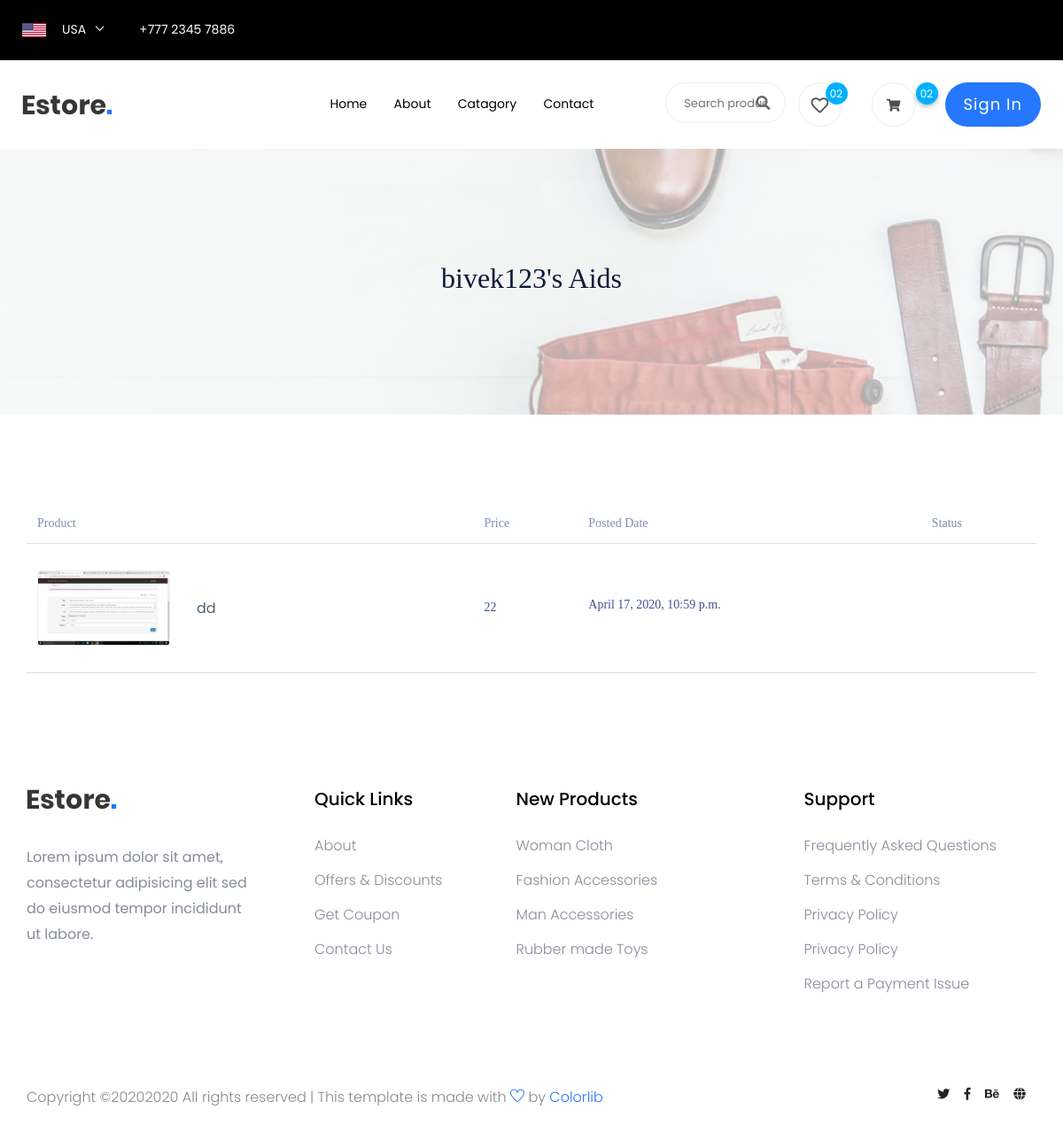
Page /product/user/bivek123 on the earlier database version.
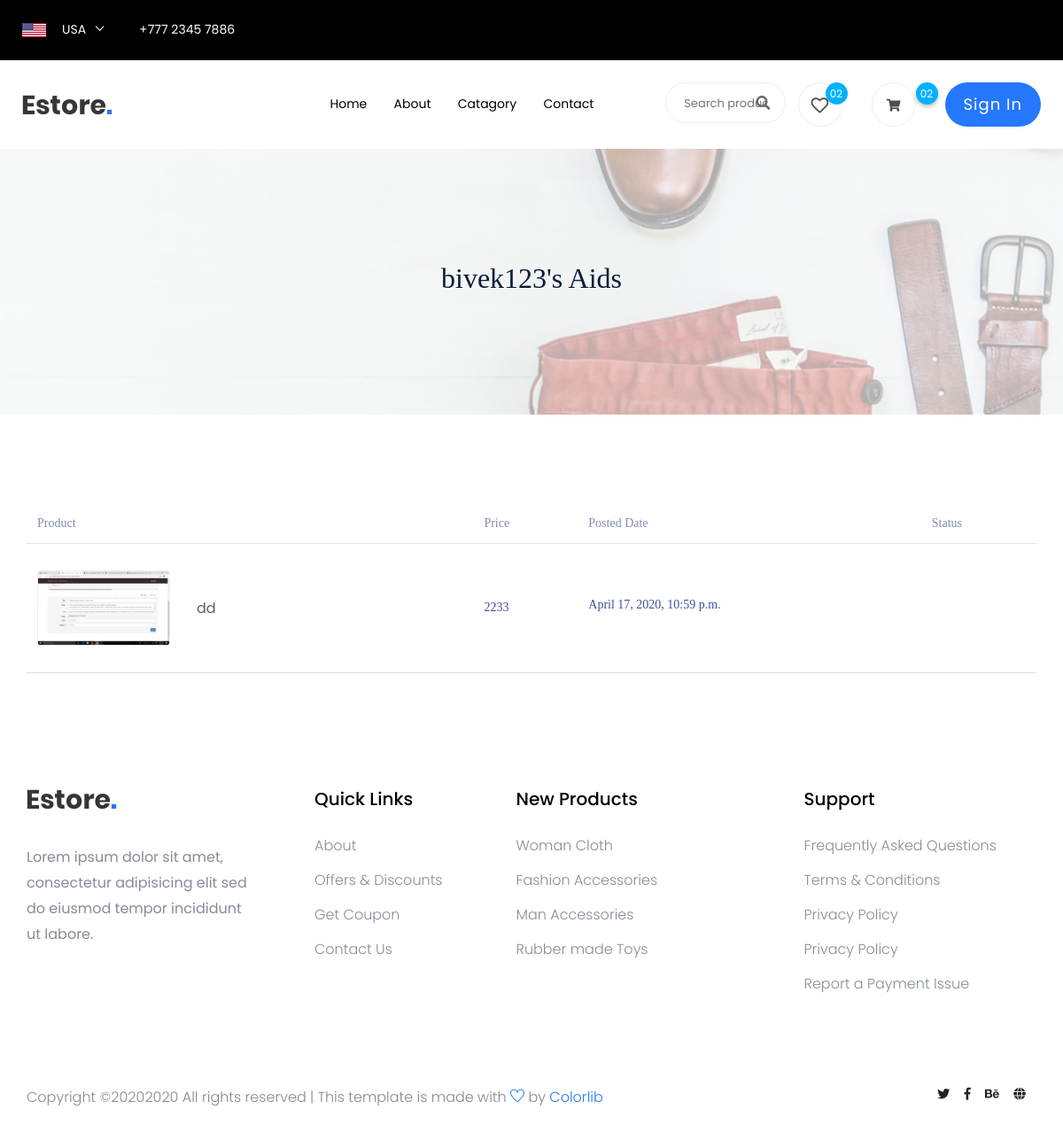
Same page on the later database version.
### product/models.py (models this page shows, shortened)
class Product(models.Model):
	title=models.CharField(max_length=300)
	pub_date=models.DateTimeField(auto_now_add = True)
	image=models.ImageField(upload_to='image/', blank=True, null=True)
	image2=models.ImageField(upload_to='image/', blank=True, null=True)
	image3=models.ImageField(upload_to='image/', blank=True, null=True)
	image4=models.ImageField(upload_to='image/', blank=True, null=True)
	image5=models.ImageField(upload_to='image/', blank=True, null=True)
	image6=models.ImageField(upload_to='image/', blank=True, null=True)
	bought_date=models.DateField(null=True, blank=True)
	brand=models.CharField(max_length=300, blank=True, null=True)
	model=models.CharField(max_length=300, blank=True, null=True)
	body=models.TextField()
	url=models.URLField(blank=True, null=True)
	catagory = models.ForeignKey(Catagory, on_delete=models.CASCADE)
	sub_catagory = models.ForeignKey(SubCatagory, on_delete=models.CASCADE, blank=True, null=True)
	price = models.IntegerField()
	user = models.ForeignKey(User, on_delete=models.CASCADE)
	likes=models.ManyToManyField(User,related_name="likes",blank=True)
	views=models.ManyToManyField(User,related_name="views",blank=True)
	sold=models.BooleanField(default=False)
	pro_lat=models.FloatField(max_length=300, blank=True, null=True)
	pro_lng=models.FloatField(max_length=300, blank=True, null=True)
	show_contact=models.BooleanField()
	show_location=models.BooleanField()

### product/views.py (the view)
# urls.py: path('user/<str:username>', UserProductlistView.as_view(), name='userproduct'),
class UserProductlistView(ListView):
	model = Product
	template_name = 'product/userproduct.html'
	context_object_name = 'product'
	def get_queryset(self):
		user = get_object_or_404(User, username=self.kwargs.get('username'))
		return Product.objects.filter(user=user).order_by('-pub_date')

### product/context_processors.py (called while the page is built)
def CatagoryList(request):
	name = Catagory.objects.all()
	return {'name':name}

### product/templates/product/userproduct.html (shortened to what this page needs)
{% extends 'product/base.html'%}
{% load static %}
{%block content%}
<div class="single-slider slider-height2 d-flex align-items-center" data-background="{% static 'assets/img/hero/category.jpg' %}" style="background-image: url(&quot;assets/img/hero/category.jpg&quot;);">
        <div class="container">
            <div class="row">
                <div class="col-xl-12">
                    <div class="hero-cap text-center">
                      <h2>
                      {% if request.user != product.first.user %}
                        {{product.first.user.username}}'s Aids
                      {% else %}
                      My Aids
                    {% endif %}
                    </h2>
                    </div>
                </div>
            </div>
        </div>
    </div>
<section class="cart_area section_padding">
    <div class="container">
      <div class="cart_inner">
        <div class="table-responsive">
          {% if product%}
          <table class="table">
            <thead>
              <tr>
                <th scope="col">Product</th>
                <th scope="col">Price</th>
                <th scope="col">Posted Date</th>
                <th scope="col">Status</th>
              </tr>
            </thead>
            <tbody>
              {% for pro in product%}
              <tr>
                <td>
                  <div class="media">
                    <div class="d-flex">
                      {% if pro.image %}
                      <img src="{{pro.image.url}}" alt="">
                      {% else %}
                      <p>N/A</p>
                      {% endif %}
                    </div>
                    <div class="media-body">
                      <p>{{pro.title}}</p>
                    </div>
                  </div>
                </td>
                <td>
                  <h5>{{pro.price}}</h5>
                </td>
                <td>
                  <div class="product_count">
                    <h5>{{pro.pub_date}}</h5>
                  </div>
                </td>
                <td>
                </td>
              </tr>
              {% endfor %}
            </tbody>
          </table>
          {% else %}
          <h1>No Aids Found</h1>
          {% endif %}
        </div>
      </div>
  </div></section>
{% endblock content %}

### product/templates/product/base.html (shortened to what this page needs)
{% load static %}
<!doctype html>
<html class="no-js" lang="zxx">
    <head>
            <link rel="stylesheet" href="{% static 'assets/css/bootstrap.min.css' %}">
            <link rel="stylesheet" href="{% static 'assets/css/owl.carousel.min.css' %}">
            <link rel="stylesheet" href="{% static 'assets/css/flaticon.css' %}">
            <link rel="stylesheet" href="{% static 'assets/css/slicknav.css' %}">
            <link rel="stylesheet" href="{% static 'assets/css/animate.min.css' %}">
            <link rel="stylesheet" href="{% static 'assets/css/magnific-popup.css' %}">
            <link rel="stylesheet" href="{% static 'assets/css/fontawesome-all.min.css' %}">
            <link rel="stylesheet" href="{% static 'assets/css/themify-icons.css' %}">
            <link rel="stylesheet" href="{% static 'assets/css/slick.css' %}">
            <link rel="stylesheet" href="{% static 'assets/css/nice-select.css' %}">
            <link rel="stylesheet" href="{% static 'assets/css/style.css' %}">
   </head>
   <body>
       {% include 'product/header.html' %}
    {% block content %}
    {% endblock content %}
    {% include 'product/footer.html'%}
    </body>
</html>

### product/templates/product/header.html (shortened to what this page needs)
{% load static %}
<header>
       <div class="header-area">
            <div class="main-header ">
                <div class="header-top top-bg d-none d-lg-block">
                   <div class="container-fluid">
                       <div class="col-xl-12">
                            <div class="row d-flex justify-content-between align-items-center">
                                <div class="header-info-left d-flex">
                                    <div class="flag">
                                        <img src="{% static 'assets/img/icon/header_icon.png" alt="">
                                    </div>
                                    <div class="select-this">
                                    </div>
                                    <ul class="contact-now">
                                        <li>+777 2345 7886</li>
                                    </ul>
                                </div>
                            </div>
                       </div>
                   </div>
                </div>
               <div class="header-bottom  header-sticky">
                    <div class="container-fluid">
                        <div class="row align-items-center">
                            <div class="col-xl-1 col-lg-1 col-md-1 col-sm-3">
                                <div class="logo">
                                  <a href="index.html"><img src="{% static 'assets/img/logo/logo.png' %}" alt=""></a>
                                </div>
                            </div>
                            <div class="col-xl-6 col-lg-8 col-md-7 col-sm-5">
                                <div class="main-menu f-right d-none d-lg-block">
                                    <nav>
                                        <ul id="navigation">
                                            <li><a href="{% url 'home' %}">Home</a></li>
                                            <li><a href="index.html">About</a></li>
                                            <li><a href="#">Catagory</a>
                                            </li>
                                            <li><a href="contact.html">Contact</a></li>
                                        </ul>
                                    </nav>
                                </div>
                            </div>
                            <div class="col-xl-5 col-lg-3 col-md-3 col-sm-3 fix-card">
                                <ul class="header-right f-right d-none d-lg-block d-flex justify-content-between">
                                    <li class="d-none d-xl-block">
                                        <div class="form-box f-right ">
                                            <input type="text" name="Search" placeholder="Search products">
                                            <div class="search-icon">
                                                <i class="fas fa-search special-tag"></i>
                                            </div>
                                        </div>
                                     </li>
                                    <li class=" d-none d-xl-block">
                                        <div class="favorit-items">
                                            <i class="far fa-heart"></i>
                                        </div>
                                    </li>
                                    <li>
                                        <div class="shopping-card">
                                            <a href="cart.html"><i class="fas fa-shopping-cart"></i></a>
                                        </div>
                                    </li>
                                   <li class="d-none d-lg-block">
                                    {%if user.is_authenticated %}
                                        <a href="{% url 'logout'%}" class="btn header-btn">Sign out</a></li>
                                    {% else %}
                                    <a href="{% url 'login'%}" class="btn header-btn">Sign in</a></li>
                                {% endif %}
                                </ul>
                            </div>
                            <div class="col-12">
                            </div>
                        </div>
                    </div>
               </div>
            </div>
       </div>
    </header>

### product/templates/product/footer.html
{%load static %}
<div class="footer-area footer-padding2">
        <div class="container">
            <div class="row d-flex justify-content-between">
                <div class="col-xl-3 col-lg-3 col-md-5 col-sm-6">
                   <div class="single-footer-caption mb-50">
                     <div class="single-footer-caption mb-30">
                         <div class="footer-logo">
                             <a href="index.html"><img src="assets/img/logo/logo2_footer.png" alt=""></a>
                         </div>
                         <div class="footer-tittle">
                             <div class="footer-pera">
                                 <p>Lorem ipsum dolor sit amet, consectetur adipisicing elit sed do eiusmod tempor incididunt ut labore.</p>
                            </div>
                         </div>
                     </div>
                   </div>
                </div>
                <div class="col-xl-2 col-lg-3 col-md-3 col-sm-5">
                    <div class="single-footer-caption mb-50">
                        <div class="footer-tittle">
                            <h4>Quick Links</h4>
                            <ul>
                                <li><a href="#">About</a></li>
                                <li><a href="#"> Offers &amp; Discounts</a></li>
                                <li><a href="#"> Get Coupon</a></li>
                                <li><a href="#">  Contact Us</a></li>
                            </ul>
                        </div>
                    </div>
                </div>
                <div class="col-xl-3 col-lg-3 col-md-4 col-sm-7">
                    <div class="single-footer-caption mb-50">
                        <div class="footer-tittle">
                            <h4>New Products</h4>
                            <ul>
                                <li><a href="#">Woman Cloth</a></li>
                                <li><a href="#">Fashion Accessories</a></li>
                                <li><a href="#"> Man Accessories</a></li>
                                <li><a href="#"> Rubber made Toys</a></li>
                            </ul>
                        </div>
                    </div>
                </div>
                <div class="col-xl-3 col-lg-3 col-md-5 col-sm-7">
                    <div class="single-footer-caption mb-50">
                        <div class="footer-tittle">
                            <h4>Support</h4>
                            <ul>
                             <li><a href="#">Frequently Asked Questions</a></li>
                             <li><a href="#">Terms &amp; Conditions</a></li>
                             <li><a href="#">Privacy Policy</a></li>
                             <li><a href="#">Privacy Policy</a></li>
                             <li><a href="#">Report a Payment Issue</a></li>
                         </ul>
                        </div>
                    </div>
                </div>
            </div>
            <div class="row">
             <div class="col-xl-7 col-lg-7 col-md-7">
                 <div class="footer-copy-right">
                     <p>
  Copyright ©<script>document.write(new Date().getFullYear());</script>2020 All rights reserved | This template is made with <i class="ti-heart" aria-hidden="true"></i> by <a href="https://colorlib.com" target="_blank">Colorlib</a>
  </p>                   </div>
             </div>
              <div class="col-xl-5 col-lg-5 col-md-5">
                 <div class="footer-copy-right f-right">
                     <div class="footer-social">
                         <a href="#"><i class="fab fa-twitter"></i></a>
                         <a href="#"><i class="fab fa-facebook-f"></i></a>
                         <a href="#"><i class="fab fa-behance"></i></a>
                         <a href="#"><i class="fas fa-globe"></i></a>
                     </div>
                 </div>
             </div>
         </div>
        </div>
    </div>

Differences in the rows shown:
changed Product "dd": price "22" → "2233"
